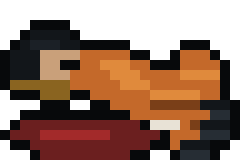

This figure's Python source:
from PIL import Image
import sys
sys.path.insert(0, 'assets/art')
from gen_chars import PALETTE

W,H=24,16
g=[['0']*W for _ in range(H)]

def run(y,x1,x2,ch):
    for x in range(x1,x2+1):
        g[y][x]=ch

# blood pool
for y,x1,x2 in [(12,2,13),(13,1,15),(14,3,14),(15,4,12)]:
    run(y,x1,x2,'b')
run(13,4,10,'c')
# head: hair cap + broad face
run(3,3,6,'2'); run(4,2,7,'2'); run(4,3,5,'3')
run(5,1,3,'2'); run(5,4,8,'j')
run(6,1,3,'2'); run(6,4,8,'j'); run(6,6,7,'1')
run(7,1,3,'2'); run(7,4,8,'j'); run(7,7,8,'d')
run(8,1,3,'d'); run(8,4,8,'d')
run(9,4,6,'d')
# torso
run(5,8,12,'g'); run(6,8,14,'g'); run(7,8,15,'g'); run(8,8,15,'g')
run(9,9,16,'g'); run(10,11,17,'g'); run(11,13,18,'g')
run(6,10,12,'h'); run(7,11,13,'h'); run(8,12,14,'h')
# bent leg: knee raised above the body, shin down, boot
run(7,15,18,'g'); run(8,15,19,'g'); run(9,15,19,'h')
run(5,18,20,'g'); run(6,18,21,'g'); run(7,18,21,'h')
run(8,20,21,'g'); run(9,20,21,'g'); run(10,20,21,'i')
run(10,20,22,'2'); run(11,20,22,'4')
# second leg behind (darker), boot
run(10,15,19,'i'); run(11,16,20,'g'); run(12,18,21,'i')
run(12,20,22,'2'); run(13,19,22,'4')
# second lower leg
run(12,16,18,'g'); run(13,17,19,'g'); run(14,17,19,'g')
run(14,18,20,'2'); run(15,18,20,'4')
# arm across torso / floor
run(9,9,13,'g'); run(10,11,14,'g'); run(11,13,16,'g'); run(12,15,17,'k')
# upper arm near head
run(8,7,9,'g'); run(7,7,9,'g')

# outline
for y in range(H):
    for x in range(W):
        if g[y][x]!='0':
            continue
        for dx,dy in ((1,0),(-1,0),(0,1),(0,-1)):
            nx,ny=x+dx,y+dy
            if 0<=nx<W and 0<=ny<H and g[ny][nx] not in '01':
                g[y][x]='1'
                break

for y in range(H):
    row=''.join(g[y])
    for ch in row:
        if ch not in PALETTE: print('bad char',ch)
img=Image.new('RGBA',(W,H),(0,0,0,0)); px=img.load()
for y in range(H):
    for x in range(W):
        c=PALETTE[g[y][x]]
        if c: px[x,y]=(*c,255)
img.resize((W*10,H*10),Image.NEAREST).save('assets/art/_scratch_corpse.png')
img.resize((W*4,H*4),Image.NEAREST).save('assets/art/_scratch_corpse_4x.png')
for y in range(H): print('    "%s",'%''.join(g[y]))
